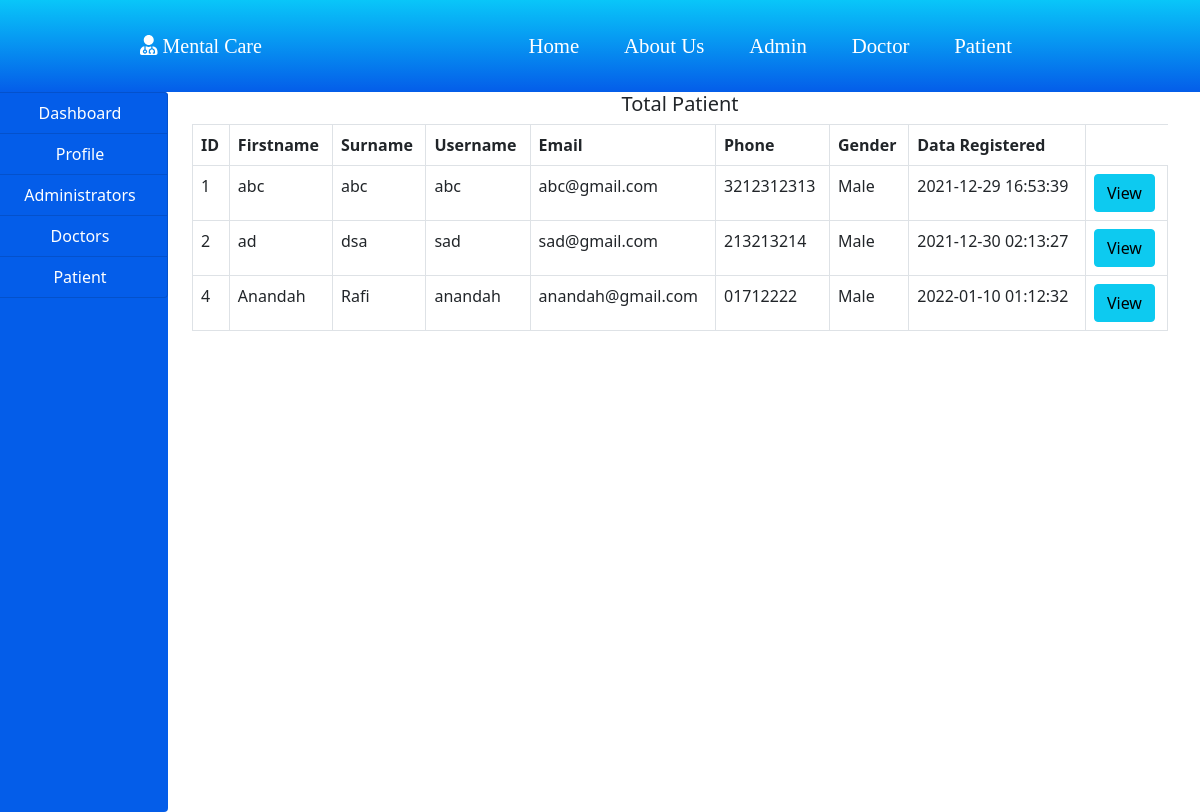
The page /admin/patient.php on the database its author committed.
### tables this page shows
CREATE TABLE `patient` (
  `id` int(100) NOT NULL,
  `firstname` varchar(100) NOT NULL,
  `surname` varchar(100) NOT NULL,
  `username` varchar(100) NOT NULL,
  `email` varchar(100) NOT NULL,
  `phone` varchar(100) NOT NULL,
  `gender` varchar(100) NOT NULL,
  `password` varchar(100) NOT NULL,
  `data_reg` varchar(100) NOT NULL,
  `profile` varchar(100) NOT NULL
);

### admin/patient.php (the view, shortened to what this page needs)
<!DOCTYPE html>
<html lang="en">
<head>
</head>
<body>
    <?php
    include("../include/header.php");
    include("../include/connection.php");
    ?>
    <div class="container-fluid">
        <div class="col-md-12">
            <div class="row">
                <div class="col-md-2" style="margin-left: -20px;">
                    <?php
                    include("sidenav.php");
                    ?>
                </div>
                <div class="col-md-10">
                    <h5 class="text-center">Total Patient</h5>
                    <?php
                    $query = "SELECT * FROM patient";
                    $res = mysqli_query($connect, $query);
                    $output = "";
                    $output .= "
                        <table class='table table-bordered'>
                            <tr>
                                <th>ID</th>
                                <th>Firstname</th>
                                <th>Surname</th>
                                <th>Username</th>
                                <th>Email</th>
                                <th>Phone</th>
                                <th>Gender</th>
                                <th>Data Registered</th>
                            </tr>
                    ";
                    while ($row = mysqli_fetch_array($res)) {
                        $output .= "
                        <tr>
                            <td>" . $row['id'] . "</td>
                            <td>" . $row['firstname'] . "</td>
                            <td>" . $row['surname'] . "</td>
                            <td>" . $row['username'] . "</td>
                            <td>" . $row['email'] . "</td>
                            <td>" . $row['phone'] . "</td>
                            <td>" . $row['gender'] . "</td>
                            <td>" . $row['data_reg'] . "</td>
                            <td>
                                <a href='view.php?id=" . $row['id'] . "'>
                                <button class='btn btn-info'>View</button>
                                </a>
                            </td>
                        ";
                    }
                    $output .= "
                        </tr>
                        </table>
                    ";
                    echo $output;
                    ?>
                </div>
            </div>
        </div>
    </div>
</body>
</html>

### css/include/header.css (style rules this page uses)
:root { --Sniglet-font: "Sniglet", cursive; --Rubik: "Rubik", cursive; --Patua: "Patua One", cursive; --light-black: #2e2c2caf; --bggradient: linear-gradient(to bottom, #09C6F9, #045DE9); --light-gray: rgba(255, 255, 255, 0.877); }

### rows shown on the page
patient: id "1", firstname "abc", surname "abc", username "abc", email "abc@gmail.com", phone "3212312313", gender "Male", data_reg "2021-12-29 16:53:39"
patient: id "2", firstname "ad", surname "dsa", username "sad", email "sad@gmail.com", phone "213213214", gender "Male", data_reg "2021-12-30 02:13:27"
patient: id "4", firstname "Anandah", surname "Rafi", username "anandah", email "anandah@gmail.com", phone "01712222", gender "Male", data_reg "2022-01-10 01:12:32"
